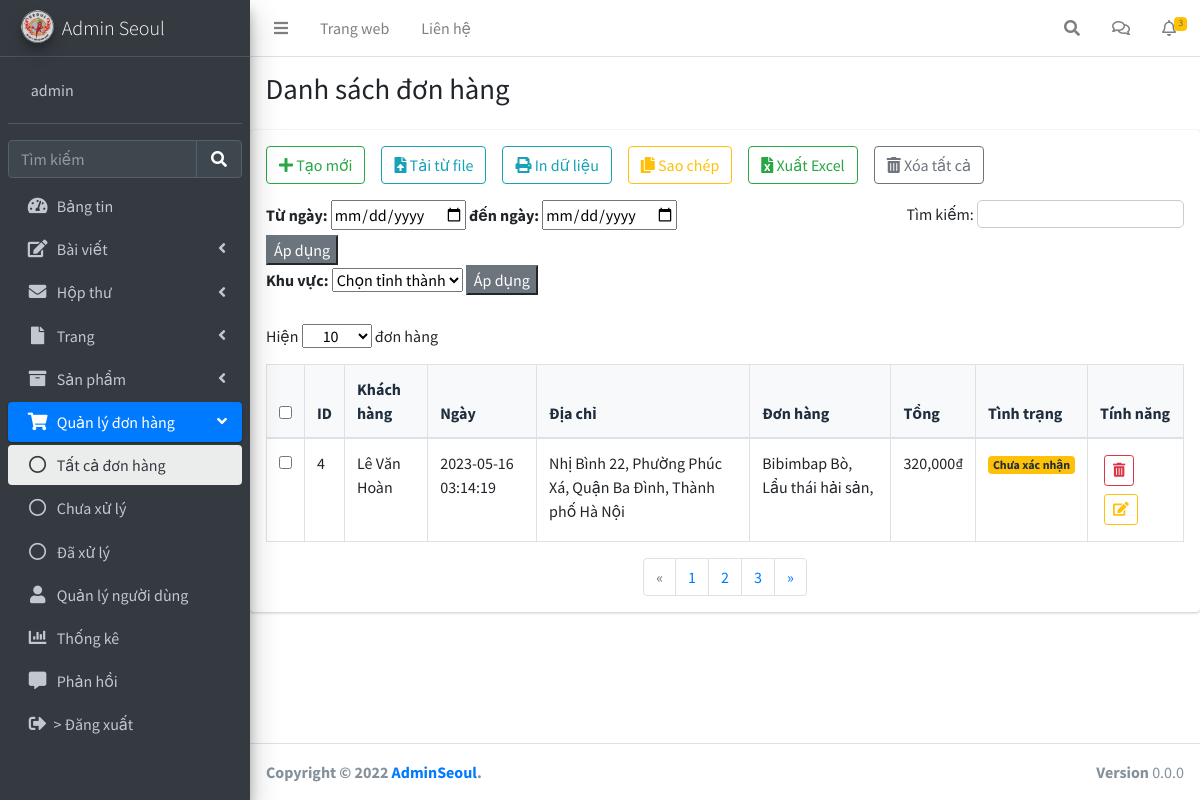
Page /Admin/pages/orders.php (signed in) on the committed database.
### tables this page shows
CREATE TABLE `orders` (
  `id` int(11) NOT NULL,
  `user_id` int(11) DEFAULT NULL,
  `fullname` varchar(50) DEFAULT NULL,
  `phone` varchar(20) DEFAULT NULL,
  `address` varchar(200) DEFAULT NULL,
  `note` varchar(255) DEFAULT NULL,
  `order_date` datetime DEFAULT NULL,
  `status` int(11) DEFAULT NULL,
  `total_money` int(11) DEFAULT NULL,
  `payment_methods` varchar(50) NOT NULL
);

CREATE TABLE `orders_details` (
  `id` int(11) NOT NULL,
  `order_id` int(11) DEFAULT NULL,
  `product_id` int(11) DEFAULT NULL,
  `price` int(11) DEFAULT NULL,
  `num` int(11) DEFAULT NULL,
  `total_money` int(11) DEFAULT NULL
);

CREATE TABLE `product` (
  `id` int(11) NOT NULL,
  `product_code` varchar(100) NOT NULL,
  `category_id` int(11) NOT NULL,
  `product_name` varchar(350) NOT NULL,
  `price` int(11) NOT NULL,
  `thumbnail` varchar(500) NOT NULL,
  `description` longtext NOT NULL,
  `created_at` datetime DEFAULT NULL,
  `updated_at` datetime DEFAULT NULL,
  `status` tinyint(11) DEFAULT NULL,
  `sold` tinyint(4) NOT NULL DEFAULT 0,
  `visible` tinyint(4) NOT NULL DEFAULT 1
);

### Admin/pages/orders.php (the view, shortened to what the rows shown need)
<!DOCTYPE html>
<html lang="en">
<?php session_start();
include '../../database/config.php';
?>
<head>
    <link rel="stylesheet" href="../../css/fontawesome-free/css/all.min.css">
    <link rel="stylesheet" href="../css/IonIcons.css">
    <link rel="stylesheet" href="../css/adminlte.min.css">
</head>
<body class="hold-transition sidebar-mini">
    <div class="wrapper">
        <div class="content-wrapper">
            <div class="content-header">
                <div class="container-fluid">
                    <div class="row mb-2">
                        <div class="col-sm-6">
                            <h1 class="m-0">Danh sách đơn hàng</h1>
                        </div>
                    </div>
                </div>
            </div>
            <div class="row">
                <div class="col-md-12">
                    <div class=" card">
                        <div class=" mx-3">
                            <table class="table table-hover table-bordered" id="sampleTable">
                                <thead>
                                    <tr class="bg-light">
                                        <th width="10"><input type="checkbox" id="all"></th>
                                        <th>ID</th>
                                        <th>Khách hàng</th>
                                        <th>Ngày</th>
                                        <th>Địa chỉ</th>
                                        <th>Đơn hàng</th>
                                        <th style="width: 7vw;">Tổng</th>
                                        <th>Tình trạng</th>
                                        <th style="width: 8vw;">Tính năng</th>
                                    </tr>
                                </thead>
                                <tbody>
                                    <?php
                                    $sql_order = "SELECT * FROM orders ORDER BY id DESC";
                                    $query_order = mysqli_query($mysqli, $sql_order);
                                    while ($row_order = mysqli_fetch_array($query_order)) {
                                        $sql_order_detail = "SELECT orders_details.id,product.product_name, orders_details.total_money,orders_details.num FROM orders_details,product  WHERE  orders_details.order_id = '$row_order[id]'  and product.id = orders_details.product_id ORDER BY id ASC";
                                        $query_order_detail = mysqli_query($mysqli, $sql_order_detail);
                                    ?>
                                        <tr>
                                            <td width="10"><input type="checkbox" name="check1" value="1"></td>
                                            <td class="id_order"><?php echo $row_order['id'] ?></td>
                                            <td><?php echo $row_order['fullname'] ?></td>
                                            <td><?php echo $row_order['order_date'] ?></td>
                                            <td><?php echo $row_order['address'] ?></td>
                                            <td>
                                                <?php while ($row_order_detail = mysqli_fetch_array($query_order_detail)) {
                                                ?>
                                                    <?php echo $row_order_detail['product_name'] . ', '; ?>
                                                <?php
                                                }
                                                ?>
                                            </td>
                                            <td><?php echo number_format($row_order['total_money'], 0, ',', ',') . '₫'; ?></td>
                                            <td><span class="badge  <?php
                                                                    switch ($row_order['status']) {
                                                                        case  1;
                                                                            echo 'bg-warning';
                                                                            break;
                                                                    }
                                                                    ?>">
                                                    <?php
                                                    switch ($row_order['status']) {
                                                        case  1;
                                                            echo 'Chưa xác nhận';
                                                            break;
                                                    }
                                                    ?>
                                                </span>
                                            </td>
                                            <td><button class="btn btn-outline-danger  btn-sm trash m-1" type="button" title="Xóa" data-bs-toggle="modal" data-bs-target="#ModalRM"><i class="fas fa-trash-alt"></i> </button>
                                                <button class="btn btn-outline-warning btn-sm edit m-1" type="button" title="Sửa" data-bs-toggle="modal" data-bs-target="#ModalUP"><i class="fa fa-edit"></i></button>
                                            </td>
                                        </tr>
                                    <?php
                                    }
                                    ?>
                                </tbody>
                            </table>
                        </div>
                    </div>
                </div>
            </div>
        </div>
    </div>
</body>
</html>

### rows in the picture
orders: id "4", fullname "Lê Văn Hoàn", order_date "2023-05-16 03:14:19", address "Nhị Bình 22, Phường Phúc Xá, Quận Ba Đình, Thành phố Hà Nội", total_money "320,000", status "Chưa xác nhận"
orders_details: product.product_name "Bibimbap Bò"
orders_details: product.product_name "Lẩu thái hải sản"

### other values in the picture
$_SESSION['dangnhap_seoul'] "admin"
